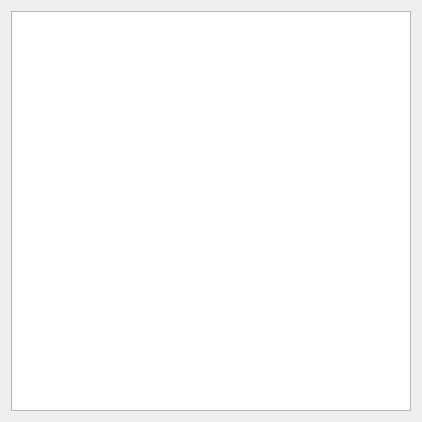
<?xml version="1.0" encoding="UTF-8"?>
<ui version="4.0">
 <class>DialogScenarioSelection</class>
 <widget class="QWidget" name="DialogScenarioSelection">
  <property name="geometry">
   <rect>
    <x>0</x>
    <y>0</y>
    <width>418</width>
    <height>418</height>
   </rect>
  </property>
  <property name="windowTitle">
   <string>Form</string>
  </property>
  <layout class="QVBoxLayout" name="verticalLayout">
   <item>
    <widget class="QListWidget" name="listWidget">
     <property name="minimumSize">
      <size>
       <width>400</width>
       <height>400</height>
      </size>
     </property>
    </widget>
   </item>
  </layout>
 </widget>
 <resources/>
 <connections/>
</ui>
